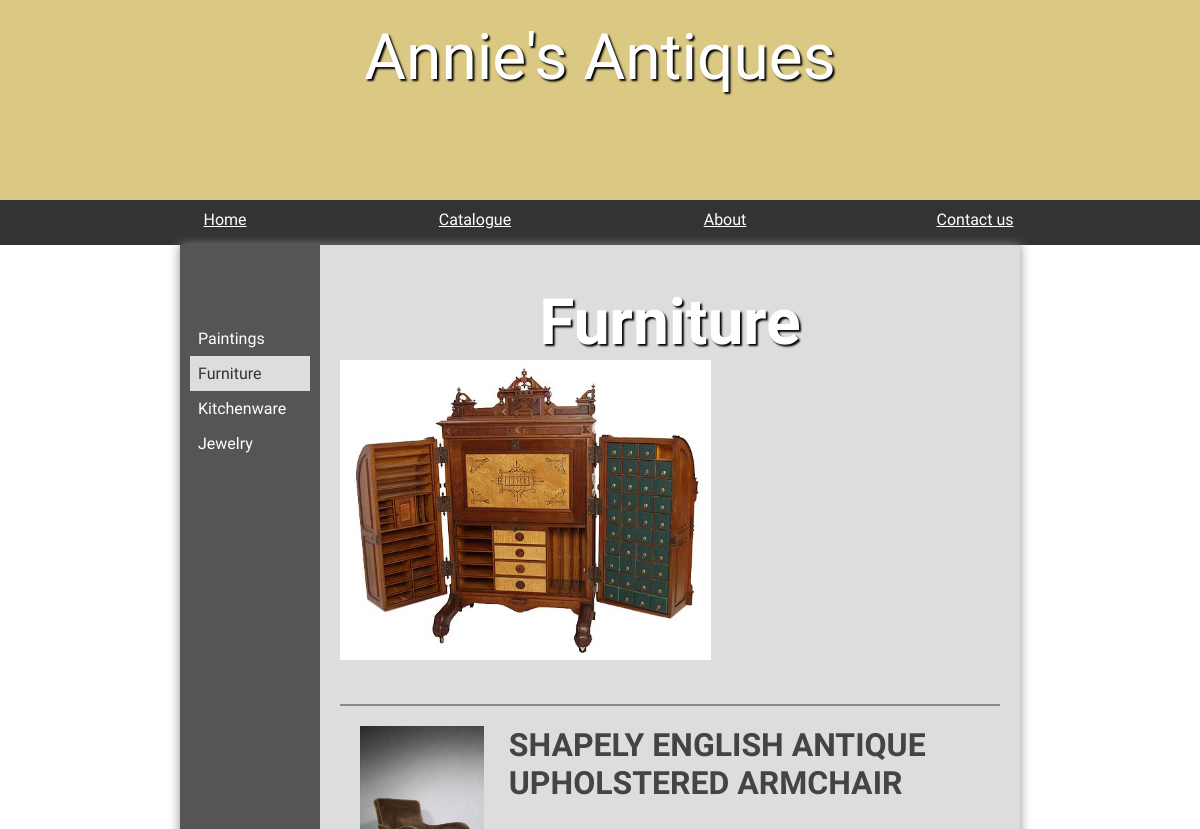
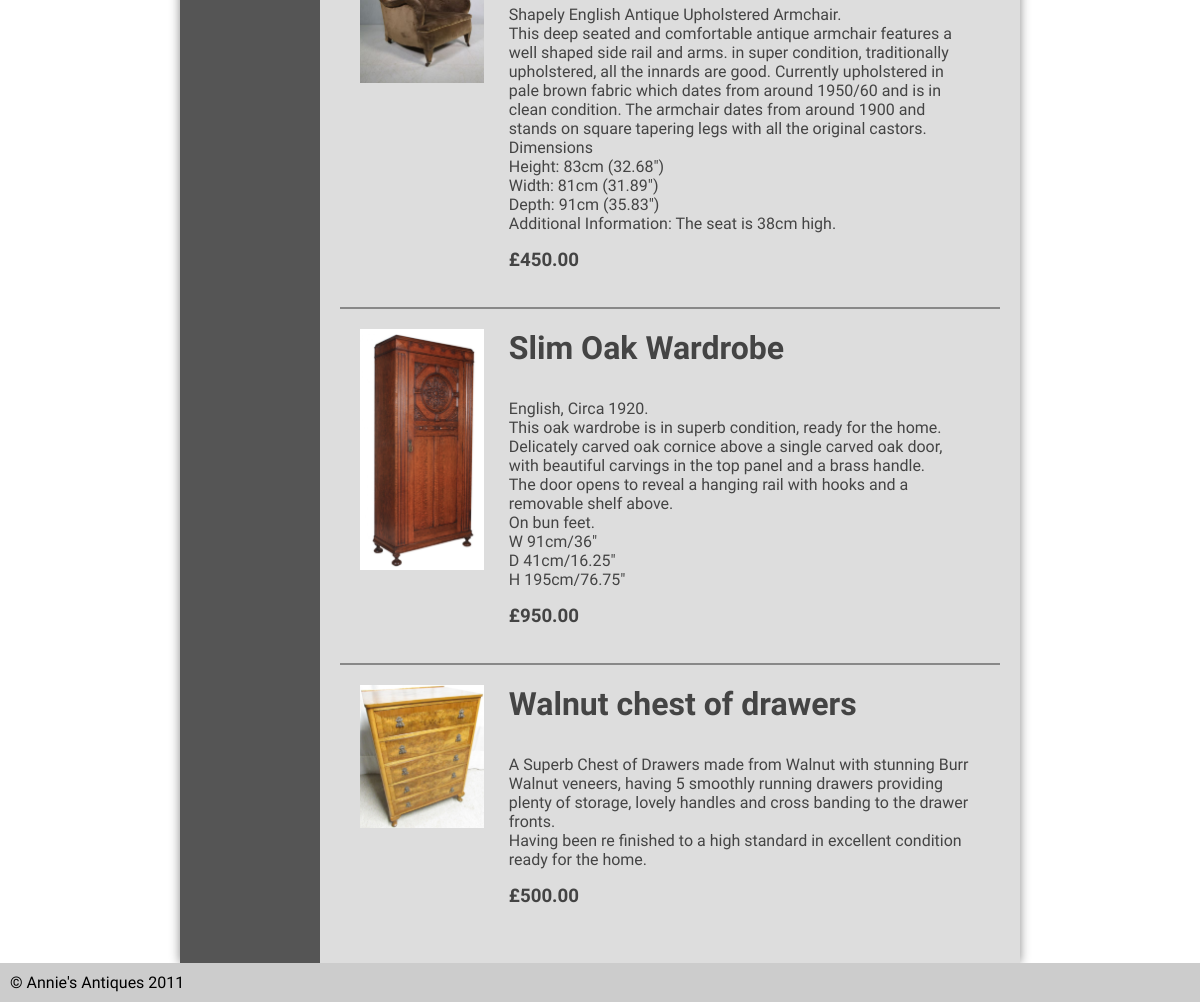
The app's page /furniture.php with its own data (2 pictures, top to bottom).
### tables this page shows
CREATE TABLE `stock` (
  `id` int(11) NOT NULL AUTO_INCREMENT,
  `title` varchar(45) DEFAULT NULL,
  `description` varchar(1000) DEFAULT NULL,
  `price` decimal(8,2) DEFAULT NULL,
  `categoryId` int(11) DEFAULT NULL,
  PRIMARY KEY (`id`)
);

### public_html/furniture.php (the view, shortened to what this page needs)
<!DOCTYPE html>
<html>
	<head>
		<link rel="stylesheet" href="styles.css"/>
	</head>
	<body>
	<header>
		<section>
			<h1>Annie's Antiques</h1>
		</section>
	</header>
	<nav>
		<ul>
			<li><a href="/">Home</a></li>
			<li><a href="stock.php">Catalogue</a></li>
			<li><a href="about.html">About</a></li>
			<li><a href="contact.php">Contact us</a></li>
		</ul>
	</nav>
	<main class="stock">
		<ul class="categories">
			<li><a href="paintings.php">Paintings</a></li>
			<li class="current"><a href="furniture.php">Furniture</a></li>
			<li><a href="kitchenware.php">Kitchenware</a></li>
			<li><a  href="jewelry.php">Jewelry</a></li>
		</ul>
		<div class="products">
		<h1>Furniture</h1>
		<img src="images/furniture.jpg" alt="Furniture" />
<?php
$pdo = new PDO('mysql:dbname=antiques;host=127.0.0.1', 'student', 'student');
$products = $pdo->query('SELECT * FROM stock WHERE categoryId = 2');
echo '<ul>';
foreach ($products as $product) {
	echo '<li>';
	if (is_file('./productimages/' . $product['id'] . '.jpg')) {
		echo '<img alt="' . $product['title'] . '" src="productimages/' . $product['id'] . '.jpg" />';
	}
	else {
		echo '<div class="noimage"></div>';
	}
	echo '<div class="info"><h2>' . $product['title'] . '</h2>';
	echo '<p>' . nl2br($product['description']) . '</p>';
	echo '<h3>£' . $product['price'] . '</h3></div>';
}
echo '</ul>';
?>
		</div>
	</main>
	<footer>
		&copy; Annie's Antiques 2011
	</footer>
</body>
</html>

### public_html/styles.css (style rules this page uses)
* { margin: 0; padding: 0; }
html { font-family: 'Oxygen', verdana, sans-serif; }
body { background-color: #fff; }
header { background-color: #dbc983 ; color: white; height: 200px; }
nav { width: 100%; background-color: #333; overflow: auto; }
nav ul { width: 1000px; margin: auto; display: block; list-style-type: none; }
nav ul li { width: 25%; float: left; overflow: auto; text-align: center; }
nav a { color: white; padding-top: 10px; display: block; }
header section { display: block; font-family: 'Condiment'; }
header h1 { font-weight: normal; }
h1 { font-family: 'Condiment'; }
h1 { font-size:4em; color: white; text-align: center; padding-top: 20px; text-shadow: 2px 2px 2px #000; }
main { min-height: 70vh; background-color: #ddd; width: 70vw; display: block; margin: auto; box-shadow: 0px 0px 10px #888; color:#444; }
main h2 { font-size:2em; }
p, li, h2 { margin-bottom: 1em; }
footer { background-color: #ccc; padding: 10px; }
.stock, .admin { display: table; }
.stock > ul, .admin .left { width: 10vw; list-style-type: none; display: table-cell; padding: 10px; background-color: #555; margin: 0; }
.stock .products, .admin .right { display: table-cell; padding: 20px; }
.stock > ul a, .admin .left a { color: white; text-decoration: none; }
.products ul { margin-top: 40px; list-style-type: none; }
.products li { border-top: 2px solid #888; padding: 20px; overflow: auto; }
.products li .noimage, .products li img { width: 20%; margin-right: 4%; min-height: 50px; float: left; }
.products .info { float: left; width: 75%; }
.current { background-color: #ddd; color: #333; display: block; }
.stock > ul .current a { color: #333; }
.categories li { margin: 0; padding: 0.5em; }
.products > img { max-height: 300px; }

### records on screen
stock: shows a picture, title "SHAPELY ENGLISH ANTIQUE UPHOLSTERED ARMCHAIR", description "Shapely English Antique Upholstered Armchair. This deep seated and comfortable antique armchair features a well shaped side rail and arms. in super condition, traditionally upholstered, all the innards are good. Currently upholstered in pale brown fabric which dates from around 1950/60 and is in clean condition. The armchair dates from around 1900 and stands on square tapering legs with all the original castors. Dimensions Height: 83cm (32.68\") Width: 81cm (31.89\") Depth: 91cm (35.83\") Additional Information: The seat is 38cm high.", price "450.00"
stock: shows a picture, title "Slim Oak Wardrobe", description "English, Circa 1920. This oak wardrobe is in superb condition, ready for the home. Delicately carved oak cornice above a single carved oak door, with beautiful carvings in the top panel and a brass handle. The door opens to reveal a hanging rail with hooks and a removable shelf above. On bun feet. W 91cm/36\" D 41cm/16.25\" H 195cm/76.75\"", price "950.00"
stock: shows a picture, title "Walnut chest of drawers", description "A Superb Chest of Drawers made from Walnut with stunning Burr Walnut veneers, having 5 smoothly running drawers providing plenty of storage, lovely handles and cross banding to the drawer fronts. Having been re finished to a high standard in excellent condition ready for the home.", price "500.00"
